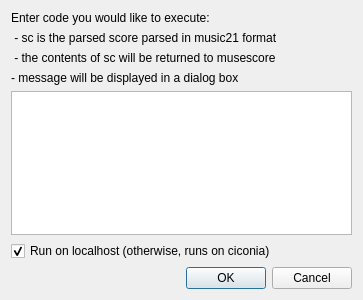
<?xml version="1.0" encoding="UTF-8"?>
<ui version="4.0">
 <class>Dialog</class>
 <widget class="QDialog" name="Dialog">
  <property name="geometry">
   <rect>
    <x>0</x>
    <y>0</y>
    <width>363</width>
    <height>300</height>
   </rect>
  </property>
  <property name="windowTitle">
   <string>Dialog</string>
  </property>
  <layout class="QVBoxLayout" name="verticalLayout">
   <item>
    <spacer name="verticalSpacer_3">
     <property name="orientation">
      <enum>Qt::Vertical</enum>
     </property>
     <property name="sizeHint" stdset="0">
      <size>
       <width>20</width>
       <height>40</height>
      </size>
     </property>
    </spacer>
   </item>
   <item>
    <widget class="QLabel" name="label">
     <property name="text">
      <string>Enter code you would like to execute:</string>
     </property>
    </widget>
   </item>
   <item>
    <widget class="QLabel" name="label_2">
     <property name="text">
      <string> - sc is the parsed score parsed in music21 format</string>
     </property>
    </widget>
   </item>
   <item>
    <widget class="QLabel" name="label_3">
     <property name="text">
      <string> - the contents of sc will be returned to musescore</string>
     </property>
    </widget>
   </item>
   <item>
    <widget class="QLabel" name="label_4">
     <property name="text">
      <string>- message will be displayed in a dialog box</string>
     </property>
    </widget>
   </item>
   <item>
    <widget class="QTextEdit" name="code">
     <property name="tabStopWidth">
      <number>15</number>
     </property>
    </widget>
   </item>
   <item>
    <widget class="QCheckBox" name="chooseLocalhost">
     <property name="text">
      <string>Run on localhost (otherwise, runs on ciconia)</string>
     </property>
     <property name="checked">
      <bool>true</bool>
     </property>
    </widget>
   </item>
   <item>
    <widget class="QDialogButtonBox" name="buttonBox">
     <property name="orientation">
      <enum>Qt::Horizontal</enum>
     </property>
     <property name="standardButtons">
      <set>QDialogButtonBox::Cancel|QDialogButtonBox::Ok</set>
     </property>
    </widget>
   </item>
  </layout>
 </widget>
 <resources/>
 <connections>
  <connection>
   <sender>buttonBox</sender>
   <signal>accepted()</signal>
   <receiver>Dialog</receiver>
   <slot>accept()</slot>
   <hints>
    <hint type="sourcelabel">
     <x>248</x>
     <y>254</y>
    </hint>
    <hint type="destinationlabel">
     <x>157</x>
     <y>274</y>
    </hint>
   </hints>
  </connection>
  <connection>
   <sender>buttonBox</sender>
   <signal>rejected()</signal>
   <receiver>Dialog</receiver>
   <slot>reject()</slot>
   <hints>
    <hint type="sourcelabel">
     <x>316</x>
     <y>260</y>
    </hint>
    <hint type="destinationlabel">
     <x>286</x>
     <y>274</y>
    </hint>
   </hints>
  </connection>
 </connections>
</ui>
